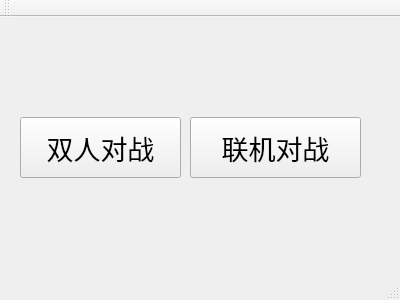
<?xml version="1.0" encoding="UTF-8"?>
<ui version="4.0">
 <class>MainWindow</class>
 <widget class="QMainWindow" name="MainWindow">
  <property name="geometry">
   <rect>
    <x>0</x>
    <y>0</y>
    <width>400</width>
    <height>300</height>
   </rect>
  </property>
  <property name="windowTitle">
   <string>MainWindow</string>
  </property>
  <widget class="QWidget" name="centralWidget">
   <widget class="QPushButton" name="pushButton">
    <property name="geometry">
     <rect>
      <x>20</x>
      <y>100</y>
      <width>161</width>
      <height>61</height>
     </rect>
    </property>
    <property name="font">
     <font>
      <family>隶书</family>
      <pointsize>20</pointsize>
     </font>
    </property>
    <property name="text">
     <string>双人对战</string>
    </property>
   </widget>
   <widget class="QPushButton" name="pushButton_2">
    <property name="geometry">
     <rect>
      <x>190</x>
      <y>100</y>
      <width>171</width>
      <height>61</height>
     </rect>
    </property>
    <property name="font">
     <font>
      <family>隶书</family>
      <pointsize>20</pointsize>
     </font>
    </property>
    <property name="text">
     <string>联机对战</string>
    </property>
   </widget>
  </widget>
  <widget class="QMenuBar" name="menuBar">
   <property name="geometry">
    <rect>
     <x>0</x>
     <y>0</y>
     <width>400</width>
     <height>26</height>
    </rect>
   </property>
  </widget>
  <widget class="QToolBar" name="mainToolBar">
   <attribute name="toolBarArea">
    <enum>TopToolBarArea</enum>
   </attribute>
   <attribute name="toolBarBreak">
    <bool>false</bool>
   </attribute>
  </widget>
  <widget class="QStatusBar" name="statusBar"/>
 </widget>
 <layoutdefault spacing="6" margin="11"/>
 <resources/>
 <connections/>
</ui>
